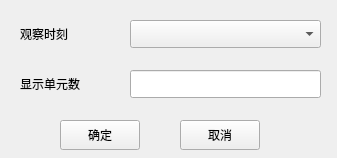
<?xml version="1.0" encoding="UTF-8"?>
<ui version="4.0">
 <class>frmPostFilter</class>
 <widget class="QMainWindow" name="frmPostFilter">
  <property name="geometry">
   <rect>
    <x>0</x>
    <y>0</y>
    <width>337</width>
    <height>158</height>
   </rect>
  </property>
  <property name="windowTitle">
   <string>显示参数</string>
  </property>
  <widget class="QWidget" name="centralwidget">
   <widget class="QPushButton" name="btnOK">
    <property name="geometry">
     <rect>
      <x>60</x>
      <y>120</y>
      <width>80</width>
      <height>30</height>
     </rect>
    </property>
    <property name="text">
     <string>确定</string>
    </property>
   </widget>
   <widget class="QPushButton" name="btnCancel">
    <property name="geometry">
     <rect>
      <x>180</x>
      <y>120</y>
      <width>80</width>
      <height>30</height>
     </rect>
    </property>
    <property name="text">
     <string>取消</string>
    </property>
   </widget>
   <widget class="QLabel" name="label">
    <property name="geometry">
     <rect>
      <x>20</x>
      <y>70</y>
      <width>91</width>
      <height>28</height>
     </rect>
    </property>
    <property name="text">
     <string>显示单元数</string>
    </property>
   </widget>
   <widget class="QLineEdit" name="txtMaxNum">
    <property name="geometry">
     <rect>
      <x>130</x>
      <y>70</y>
      <width>191</width>
      <height>28</height>
     </rect>
    </property>
    <property name="text">
     <string/>
    </property>
   </widget>
   <widget class="QLabel" name="label_2">
    <property name="geometry">
     <rect>
      <x>20</x>
      <y>20</y>
      <width>91</width>
      <height>28</height>
     </rect>
    </property>
    <property name="text">
     <string>观察时刻</string>
    </property>
   </widget>
   <widget class="QComboBox" name="cbxTime">
    <property name="geometry">
     <rect>
      <x>130</x>
      <y>20</y>
      <width>191</width>
      <height>28</height>
     </rect>
    </property>
   </widget>
  </widget>
 </widget>
 <tabstops>
  <tabstop>btnOK</tabstop>
  <tabstop>btnCancel</tabstop>
 </tabstops>
 <resources/>
 <connections/>
</ui>
